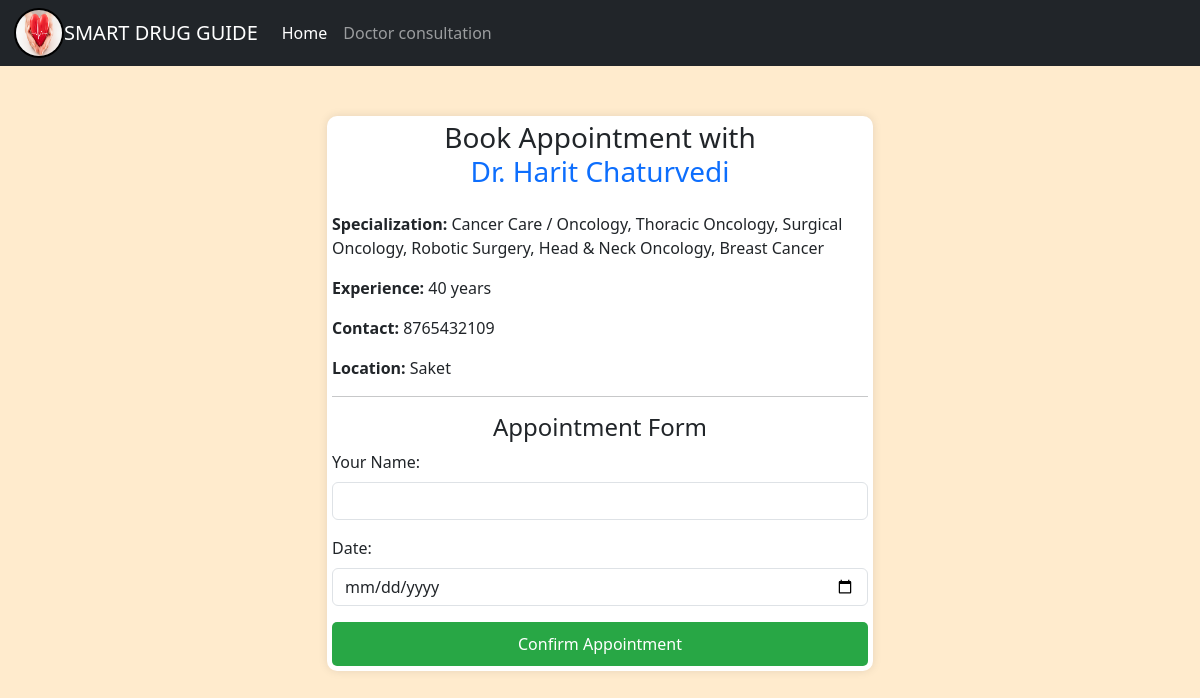
The app's page /book_appointment/2 with its own data.
### tables this page shows
CREATE TABLE doctors (
    id INTEGER PRIMARY KEY AUTOINCREMENT,
    name TEXT NOT NULL,
    specialization TEXT NOT NULL,
    experience INTEGER NOT NULL,
    contact TEXT NOT NULL,
    location TEXT NOT NULL
);

### main.py (the view)
@app.route('/book_appointment/<int:doctor_id>')
def book_appointment_page(doctor_id):
    conn = get_db_connection()
    doctor = conn.execute("SELECT * FROM doctors WHERE id = ?", (doctor_id,)).fetchone()
    conn.close()
    if doctor:
        return render_template('book_appointment.html', doctor=doctor)
    return "Doctor not found", 404

### main.py (called while the page is built)
def get_db_connection():
    conn = sqlite3.connect("database.db")
    conn.row_factory = sqlite3.Row
    return conn

### templates/book_appointment.html (shortened to what this page needs)
<!DOCTYPE html>
<html lang="en">
<head>
    <link href="https://cdn.jsdelivr.net/npm/bootstrap@5.3.0/dist/css/bootstrap.min.css" rel="stylesheet">
</head>
<body>
    <nav class="navbar navbar-expand-lg navbar-dark bg-dark">
        <div class="container-fluid">
            <div class="logo">
                <img class="myimg" src="{{ url_for('static', filename='heal.jpg') }}" alt="">
            </div>
            <a class="navbar-brand" href="#">SMART DRUG GUIDE</a>
            <div class="collapse navbar-collapse" id="navbarSupportedContent">
                <ul class="navbar-nav me-auto mb-2 mb-lg-0">
                    <li class="nav-item">
                        <a class="nav-link active" aria-current="page" href="/">Home</a>
                    </li>
                        <li class="nav-item">
                        <a class="nav-link " href="/doctor_consultation">Doctor consultation</a>
                    </li>
                </ul>
            </div>
        </div>
    </nav>
<div class="container">
    <div class="row justify-content-center">
        <div class="col-md-6">
            <div class="appointment-card">
                <h3 class="text-center mb-4">Book Appointment with <br> <span class="text-primary"> {{ doctor.name }}</span></h3>
                <p><strong>Specialization:</strong> {{ doctor.specialization }}</p>
                <p><strong>Experience:</strong> {{ doctor.experience }} years</p>
                <p><strong>Contact:</strong> {{ doctor.contact }}</p>
                <p><strong>Location:</strong> {{ doctor.location }}</p>
                <hr>
                <h4 class="text-center">Appointment Form</h4>
                <form method="POST" action="/book_appointment">
                    <div class="mb-3">
                        <label class="form-label">Your Name:</label>
                        <input type="text" class="form-control" name="patient_name" required>
                    </div>
                    <div class="mb-3">
                        <label class="form-label">Date:</label>
                        <input type="date" class="form-control" name="appointment_date" required>
                    </div>
                    <button type="submit" class="btn-confirm w-100">Confirm Appointment</button>
                </form>
            </div>
        </div>
    </div>
</div>
</body>
</html>

### templates/book_appointment.html (style rules this page uses)
body { background-color: blanchedalmond; }
.appointment-card { background: #fff; border-radius: 10px; padding: 5px; box-shadow: 0 0 10px rgba(0, 0, 0, 0.1); margin-top: 50px; }
.btn-confirm { background: #28a745; color: white; padding: 10px 15px; border-radius: 5px; border: none; cursor: pointer; }
.logo { width: 50px; height: 50px; color: black; margin-top: 0; margin-left: 2px; }
.myimg { width: 50px; height: 50px; border: 2px solid black; border-radius: 25px; }

### records on screen
doctors: name "Dr. Harit Chaturvedi", specialization "Cancer Care / Oncology, Thoracic Oncology, Surgical Oncology, Robotic Surgery, Head & Neck Oncology, Breast Cancer", experience "40", contact "8765432109", location "Saket"
